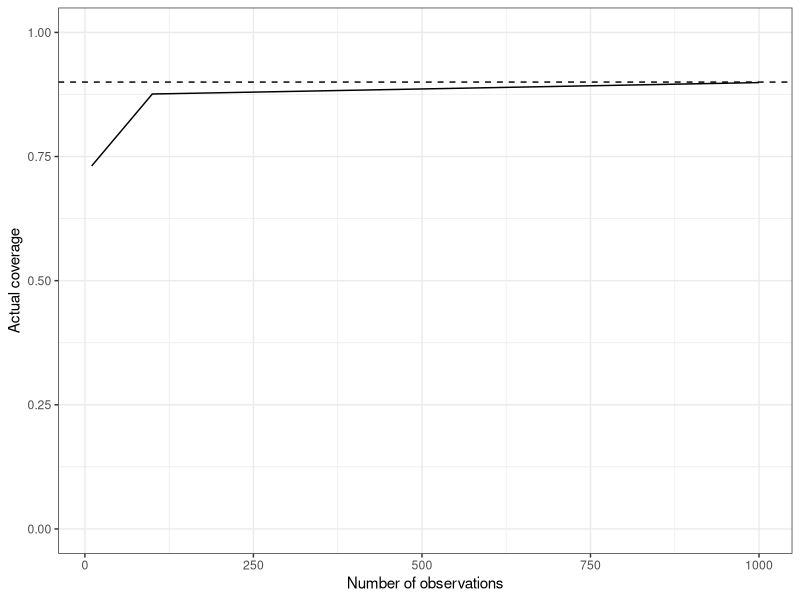

The R source for this figure:
## ---- chunk 1
#| code-fold: true

suppressPackageStartupMessages(require("ggplot2"))
suppressPackageStartupMessages(require("dplyr"))
suppressPackageStartupMessages(require("tidyr"))
theme_set(theme_bw())

 # Using now the same non-uniform prior as before for posterior calculation
K <- 1000

rdunif <- function(max) { return(ceiling(max*runif(1))) }

posterior_distribution <- function(prior_probs, n_successes, n_trials){         
  K <- length(prior_probs)-1 # K+1 values that your p can assume
  n_fails <- n_trials - n_successes
  p <- seq(0, 1, 1/K)
  posterior_probs <-                                       # 1. this computes gamma(i)
    prior_probs *                                          #    - prior
    p^n_successes * (1-p)^n_fails                          #    - likelihood 
  posterior_probs <- posterior_probs/sum(posterior_probs)  # 2. normalize gamma(i)
  post_prob <- rbind(p, posterior_probs)
  return(post_prob)
}

high_density_intervals <- function(alpha, posterior_probs){
  ordered_probs = posterior_probs[,order(posterior_probs[2,], decreasing = TRUE)]
  cumulative_probs = cumsum(ordered_probs[2,])
  index = which.max(cumulative_probs >= (1-alpha))
  return(ordered_probs[,1:index, drop=FALSE])
}

hdi_coverage_pr <- function(n_datapoints) {
  n_inclusions <- 0
  for (repetition in seq(1:n_repeats)) {
    i <- rdunif(K + 1) - 1  # Always generate the data using a uniform prior
    true_p <- i/K
    x <- rbinom(1, n_datapoints, true_p)
    post <- posterior_distribution(prior_used_for_computing_posterior, x, n_datapoints)
    
    # This if is just a hacky way to check if true parameter is in the HDI credible interval
    if (sum(abs(true_p - high_density_intervals(alpha, post)[1,]) < 10e-10) == 1) {
      n_inclusions <- n_inclusions + 1
    }
  }
  return(n_inclusions/n_repeats) # Fraction of simulation where the true parameter was in interval
}

prior_used_for_computing_posterior <- dnorm(seq(0, 1, 1/K),mean = 0.2, sd=0.2)
prior_used_for_computing_posterior <- prior_used_for_computing_posterior / sum(prior_used_for_computing_posterior)

set.seed(1)

n_repeats <- 1000
alpha <- 0.1

df <- data.frame("n_observations" = c(10, 100, 1000))
df$coverage_pr <- sapply(df$n_observations, hdi_coverage_pr)

ggplot(data=df, aes(x=n_observations, y=coverage_pr)) +
  ylim(0, 1) +
  xlab("Number of observations") + 
  ylab("Actual coverage") +
  geom_hline(yintercept=1-alpha, linetype="dashed", color = "black") +
  geom_line()
